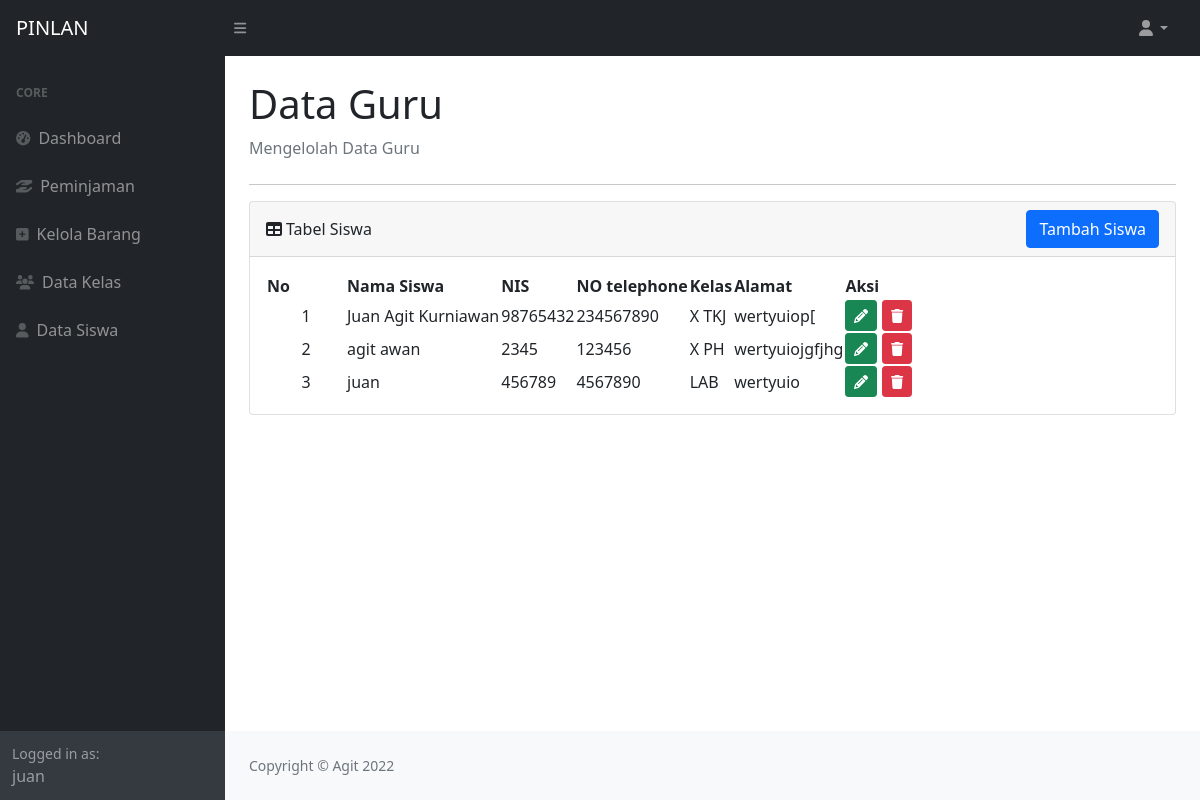
Screenshot of /data_siswa.php (signed in) with the database file from the repository.
### tables this page shows
CREATE TABLE `tbl_siswa` (
  `id` int(11) NOT NULL,
  `nama` varchar(255) NOT NULL,
  `nis` int(11) NOT NULL,
  `no_telpon` varchar(15) NOT NULL,
  `kelas_id` int(11) NOT NULL,
  `alamat` text NOT NULL
);

CREATE TABLE `tbl_kelas` (
  `id` int(11) NOT NULL,
  `nama` varchar(255) NOT NULL,
  `wali_kelas` varchar(255) NOT NULL,
  `nip` bigint(255) NOT NULL
);

### data_siswa.php (the view, shortened to what this page needs)
<!DOCTYPE html>
<?php
    include 'koneksi.php';
    $no     = 0;
    $query  = "SELECT tbl_siswa.*, tbl_kelas.nama AS namakelas FROM tbl_siswa
                LEFT JOIN tbl_kelas ON tbl_siswa.kelas_id = tbl_kelas.id";
    $sql    = mysqli_query($conn, $query);
?>
<html lang="en">
    <head>
        <link href="https://cdn.jsdelivr.net/npm/simple-datatables@latest/dist/style.css" rel="stylesheet" />
        <link href="css/styles.css" rel="stylesheet" />
    </head>
    <body class="sb-nav-fixed">
        <nav class="sb-topnav navbar navbar-expand navbar-dark bg-dark">
            <a class="navbar-brand ps-3" href="dashboard.php">PINLAN</a>
            <button class="btn btn-link btn-sm order-1 order-lg-0 me-4 me-lg-0" id="sidebarToggle" href="#!"><i class="fas fa-bars"></i></button>
            <ul class="navbar-nav ms-auto ms-md-0 me-3 me-lg-4">
                <li class="nav-item dropdown">
                    <a class="nav-link dropdown-toggle" id="navbarDropdown" href="#" role="button" data-bs-toggle="dropdown" aria-expanded="false"><i class="fas fa-user fa-fw"></i></a>
                </li>
            </ul>
        </nav>
        <div id="layoutSidenav">
            <div id="layoutSidenav_nav">
                <nav class="sb-sidenav accordion sb-sidenav-dark" id="sidenavAccordion">
                    <div class="sb-sidenav-menu">
                        <div class="nav">
                            <div class="sb-sidenav-menu-heading">Core</div>
                            <a class="nav-link" href="dashboard.php">
                                <div class="sb-nav-link-icon"><i class="fas fa-tachometer-alt"></i></div>
                                Dashboard
                            </a>
                            <a class="nav-link" href="peminjaman.php">
                                <div class="sb-nav-link-icon"><i class="fa-solid fa-hand-holding-hand"></i></i></div>
                                Peminjaman
                            </a>
                            <a class="nav-link" href="kelola_barang.php">
                                <div class="sb-nav-link-icon"><i class="fa-solid fa-square-plus"></i></i></div>
                                Kelola Barang
                            </a>
                            <a class="nav-link" href="data_kelas.php">
                                <div class="sb-nav-link-icon"><i class="fa-solid fa-users"></i></div>
                                Data Kelas
                            </a>
                            <a class="nav-link" href="data_siswa.php">
                                <div class="sb-nav-link-icon"><i class="fa-solid fa-user"></i></div>
                                Data Siswa
                            </a>
                        </div>
                    </div>
                    <div class="sb-sidenav-footer">
                        <div class="small">Logged in as:</div>
                        <?php echo $_SESSION['username']; ?>
                    </div>
                </nav>
            </div>
            <div id="layoutSidenav_content">
                <main>
                    <div class="container-fluid px-4">
                        <h1 class="mt-4">Data Guru</h1>
                        <ol class="breadcrumb mb-4">
                            <li class="breadcrumb-item active">Mengelolah Data Guru</li>
                        </ol> <hr>
                                <div class="card mb-4">
                                    <div class="card-header">
                                        <div class="d-flex align-items-center justify-content-between mb-0">
                                         <div class=" panel-title"><i class="fas fa-table me-1"></i>Tabel Siswa</div>
                                         <a href="tambah_siswa.php" type="button" class="btn btn-primary"> Tambah Siswa</a>
                                        </div>
                                    </div>
                                    <div class="card-body">
                                        <table id="datatablesSimple">
                                            <thead>
                                                <tr>
                                                    <th width="80px">No</th>
                                                    <th>Nama Siswa</th>
                                                    <th>NIS</th>
                                                    <th>NO telephone</th>
                                                    <th>Kelas</th>
                                                    <th>Alamat</th>
                                                    <th>Aksi</th>
                                                </tr>
                                            </thead>
                                            <tbody>
                                                <?php
                                                    while($result = mysqli_fetch_assoc($sql)) {
                                                ?>
                                                <tr>
                                                    <td><center><?php echo ++$no; ?></center></td>
                                                    <td><?php echo $result['nama']; ?></td>
                                                    <td><?php echo $result['nis']; ?></td>
                                                    <td><?php echo $result['no_telpon']; ?></td>
                                                    <td><?php echo $result['namakelas']; ?></td>
                                                    <td><?php echo $result['alamat']; ?></td>
                                                    <td>
                                                        <a href="tambah_siswa.php?ubah=<?php echo $result['id']; ?>" type="button" class="btn btn-success btn-sm" data-bs-toggle="tooltip" data-bs-placement="top" title="Edit"><i class=" fa fa-solid fa-pencil" ></i></a>
                                                        <a href="proses_siswa.php?hapus=<?php echo $result['id']; ?>" type="button" class="btn btn-danger btn-sm" data-bs-toggle="tooltip" data-bs-placement="top" title="Hapus"><i class="fa fa-solid fa-trash"></i></a>
                                                    </td>
                                                </tr>
                                                <?php
                                                    }
                                                ?>
                                            </tbody>
                                        </table>
                                    </div>
                                </div>
                     </div>
                </main>
                <footer class="py-4 bg-light mt-auto">
                    <div class="container-fluid px-4">
                        <div class="d-flex align-items-center justify-content-between small">
                            <div class="text-muted">Copyright &copy; Agit 2022</div>
                        </div>
                    </div>
                </footer>
            </div>
    </body>
</html>

### rows the page displays
tbl_siswa: nama "Juan Agit Kurniawan", nis "98765432", no_telpon "234567890", kelas.nama "X TKJ", alamat "wertyuiop["
tbl_siswa: nama "agit awan", nis "2345", no_telpon "123456", kelas.nama "X PH", alamat "wertyuiojgfjhg"
tbl_siswa: nama "juan", nis "456789", no_telpon "4567890", kelas.nama "LAB", alamat "wertyuio"

### other values shown
$_SESSION['username'] "juan"
